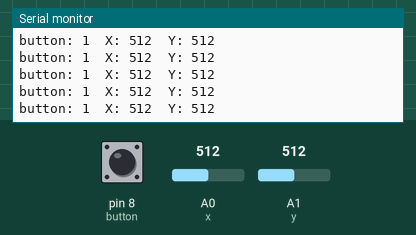
Recording of a sketch running on a simulated Arduino Uno, built with avr-gcc and run on an emulated ATmega328P. On the bench: the last lines printed to the serial monitor. Inputs (shaded band) come from the test bench; at power-on: A0 (x) = 512, A1 (y) = 512, pin 8 (button) HIGH.

Above: at 1.2 s.
1.3 s: A0 (x) set to 11
At 2.3 s:
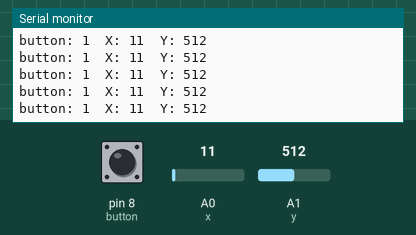
4.3 s: A0 (x) set to 8
At 5.2 s:
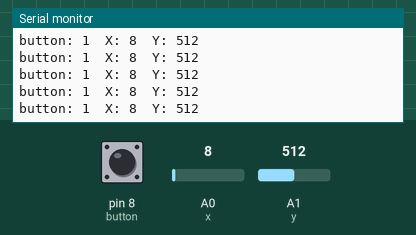
7.3 s: A1 (y) set to 106
At 8.1 s:
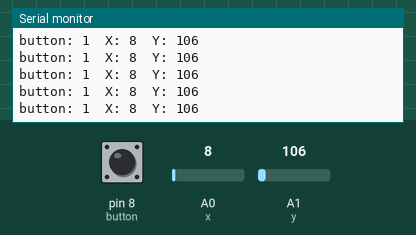
8.8 s: A1 (y) set to 95
At 9.5 s:
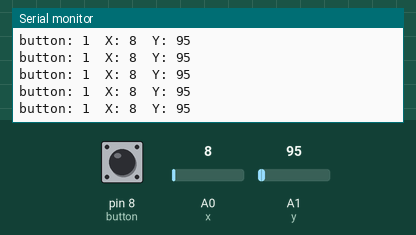
11.8 s: A1 (y) set to 11
At 12.3 s:
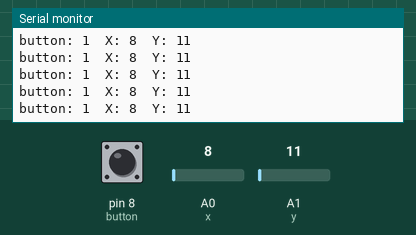
14.8 s: A1 (y) set to 8
At 15.8 s:
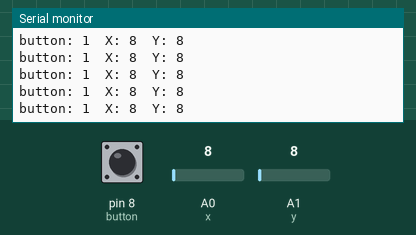
Timing chart, 0 to 17.8 s (numbered marks = the images above; inputs shaded):
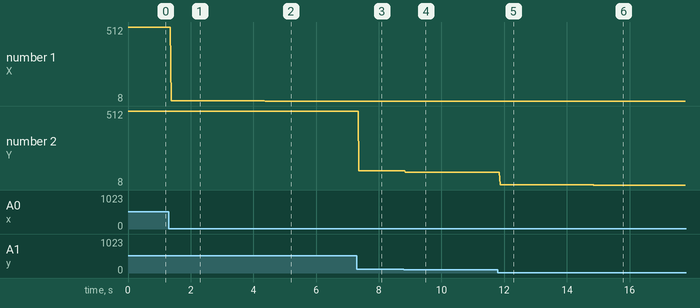

The sketch:

joystick.ino
```cpp
int x = A0;
int y = A1;
int button = 8;

void setup() {
  // put your setup code here, to run once:
  pinMode(x, INPUT);
  pinMode(y, INPUT);
  pinMode(button, INPUT);
  digitalWrite(button, HIGH); //pullup resistor: source: https://arduino.stackexchange.com/questions/186/button-state-changing-randomly
  Serial.begin(9600);
}

void display_states(){
  Serial.print("button: ");
  Serial.print(digitalRead(button));
  Serial.print("  X: ");
  Serial.print(analogRead(x));
  Serial.print("  Y: ");
  Serial.println(analogRead(y));
}
void loop() {
  // put your main code here, to run repeatedly:
  display_states();
}
```

Measured:
- after the input at 1.3 s, the serial monitor: prints a new line after 0.08 s (image 1)
- after the input at 4.3 s, the serial monitor: prints a new line after 0.08 s (image 2)
- after the input at 7.3 s, the serial monitor: prints a new line after 0.07 s (image 3)
- after the input at 8.8 s, the serial monitor: prints a new line after 0.05 s (image 4)
- after the input at 11.8 s, the serial monitor: prints a new line after 0.07 s (image 5)
- after the input at 14.8 s, the serial monitor: prints a new line after 0.06 s (image 6)
- plotted number 1: 512 → 11 after the input at 1.3 s, 11 → 8 after the input at 4.3 s
- plotted number 2: 512 → 106 after the input at 7.3 s, 106 → 95 after the input at 8.8 s, 95 → 11 after the input at 11.8 s
